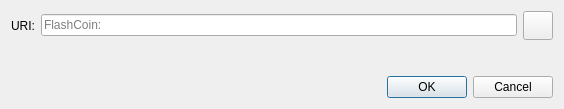
<?xml version="1.0" encoding="UTF-8"?>
<ui version="4.0">
 <class>OpenURIDialog</class>
 <widget class="QDialog" name="OpenURIDialog">
  <property name="geometry">
   <rect>
    <x>0</x>
    <y>0</y>
    <width>564</width>
    <height>109</height>
   </rect>
  </property>
  <property name="windowTitle">
   <string>Open FlashCoin URI</string>
  </property>
  <layout class="QVBoxLayout" name="verticalLayout">
   <item>
    <layout class="QHBoxLayout" name="horizontalLayout">
     <item>
      <widget class="QLabel" name="label">
       <property name="text">
        <string>URI:</string>
       </property>
      </widget>
     </item>
     <item>
      <widget class="QValidatedLineEdit" name="uriEdit">
       <property name="placeholderText">
        <string notr="true">FlashCoin:</string>
       </property>
      </widget>
     </item>
     <item>
      <widget class="QToolButton" name="pasteButton">
       <property name="toolTip">
        <string extracomment="Tooltip text for button that allows you to paste an address that is in your clipboard.">Paste address from clipboard</string>
       </property>
       <property name="text">
        <string/>
       </property>
       <property name="icon">
        <iconset resource="../FlashCoin.qrc">
         <normaloff>:/icons/editpaste</normaloff>:/icons/editpaste
        </iconset>
       </property>
       <property name="iconSize">
        <size>
         <width>22</width>
         <height>22</height>
        </size>
       </property>
      </widget>
     </item>
    </layout>
   </item>
   <item>
    <spacer name="verticalSpacer">
     <property name="orientation">
      <enum>Qt::Vertical</enum>
     </property>
     <property name="sizeHint" stdset="0">
      <size>
       <width>20</width>
       <height>40</height>
      </size>
     </property>
    </spacer>
   </item>
   <item>
    <widget class="QDialogButtonBox" name="buttonBox">
     <property name="orientation">
      <enum>Qt::Horizontal</enum>
     </property>
     <property name="standardButtons">
      <set>QDialogButtonBox::Cancel|QDialogButtonBox::Ok</set>
     </property>
    </widget>
   </item>
  </layout>
 </widget>
 <customwidgets>
  <customwidget>
   <class>QValidatedLineEdit</class>
   <extends>QLineEdit</extends>
   <header>qt/qvalidatedlineedit.h</header>
  </customwidget>
 </customwidgets>
 <resources/>
 <connections>
  <connection>
   <sender>buttonBox</sender>
   <signal>accepted()</signal>
   <receiver>OpenURIDialog</receiver>
   <slot>accept()</slot>
   <hints>
    <hint type="sourcelabel">
     <x>248</x>
     <y>254</y>
    </hint>
    <hint type="destinationlabel">
     <x>157</x>
     <y>274</y>
    </hint>
   </hints>
  </connection>
  <connection>
   <sender>buttonBox</sender>
   <signal>rejected()</signal>
   <receiver>OpenURIDialog</receiver>
   <slot>reject()</slot>
   <hints>
    <hint type="sourcelabel">
     <x>316</x>
     <y>260</y>
    </hint>
    <hint type="destinationlabel">
     <x>286</x>
     <y>274</y>
    </hint>
   </hints>
  </connection>
 </connections>
</ui>
